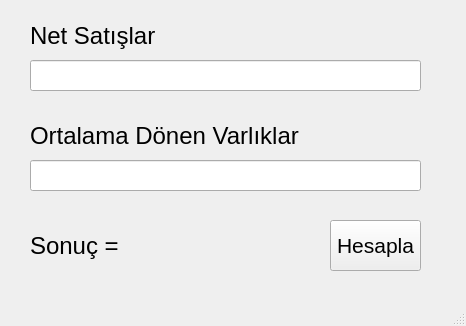
<?xml version="1.0" encoding="UTF-8"?>
<ui version="4.0">
 <class>donervarlikdevirhizi_2</class>
 <widget class="QMainWindow" name="donervarlikdevirhizi_2">
  <property name="geometry">
   <rect>
    <x>0</x>
    <y>0</y>
    <width>466</width>
    <height>326</height>
   </rect>
  </property>
  <property name="windowTitle">
   <string>Dönen Varlıklar Devir Hızı Oranı Hesaplama</string>
  </property>
  <widget class="QWidget" name="widget">
   <widget class="QLabel" name="label">
    <property name="geometry">
     <rect>
      <x>30</x>
      <y>20</y>
      <width>301</width>
      <height>31</height>
     </rect>
    </property>
    <property name="font">
     <font>
      <pointsize>18</pointsize>
     </font>
    </property>
    <property name="text">
     <string>Net Satışlar</string>
    </property>
   </widget>
   <widget class="QLineEdit" name="netsatislar">
    <property name="geometry">
     <rect>
      <x>30</x>
      <y>60</y>
      <width>391</width>
      <height>31</height>
     </rect>
    </property>
   </widget>
   <widget class="QLineEdit" name="ortdonenvarlik">
    <property name="geometry">
     <rect>
      <x>30</x>
      <y>160</y>
      <width>391</width>
      <height>31</height>
     </rect>
    </property>
   </widget>
   <widget class="QLabel" name="label_2">
    <property name="geometry">
     <rect>
      <x>30</x>
      <y>120</y>
      <width>301</width>
      <height>31</height>
     </rect>
    </property>
    <property name="font">
     <font>
      <pointsize>18</pointsize>
     </font>
    </property>
    <property name="text">
     <string>Ortalama Dönen Varlıklar</string>
    </property>
   </widget>
   <widget class="QPushButton" name="hesapla">
    <property name="geometry">
     <rect>
      <x>330</x>
      <y>220</y>
      <width>91</width>
      <height>51</height>
     </rect>
    </property>
    <property name="font">
     <font>
      <pointsize>16</pointsize>
     </font>
    </property>
    <property name="text">
     <string>Hesapla</string>
    </property>
   </widget>
   <widget class="QLabel" name="sonuc">
    <property name="geometry">
     <rect>
      <x>30</x>
      <y>220</y>
      <width>301</width>
      <height>51</height>
     </rect>
    </property>
    <property name="font">
     <font>
      <pointsize>18</pointsize>
     </font>
    </property>
    <property name="text">
     <string>Sonuç =</string>
    </property>
   </widget>
  </widget>
  <widget class="QMenuBar" name="menubar">
   <property name="geometry">
    <rect>
     <x>0</x>
     <y>0</y>
     <width>466</width>
     <height>21</height>
    </rect>
   </property>
  </widget>
  <widget class="QStatusBar" name="statusbar"/>
 </widget>
 <resources/>
 <connections/>
</ui>
